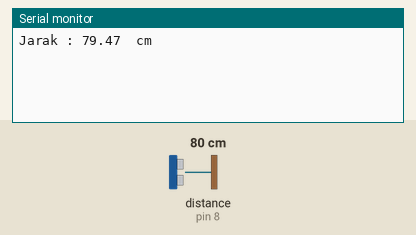
This sketch was run on a simulated Arduino Uno, built with avr-gcc and run on an emulated ATmega328P. Parts: the last lines printed to the serial monitor. Wiring (inferred from the names in the program): ultrasonic range finder: trigger pin 7; echo pin 8. The test bench sets the inputs (shaded band); at power-on: distance to the obstacle (sensor on pin 8) 80 cm. The echo pulse lasts 58.3 µs per cm.

Above: at 1.2 s.
1.3 s: distance to the obstacle (sensor on pin 8) set to 2 cm
At 2.7 s:
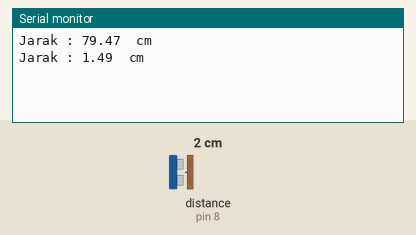
2.8 s: distance to the obstacle (sensor on pin 8) set to 4 cm
At 5.2 s:
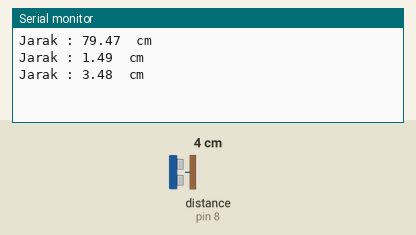
Timing chart, 0 to 6.7 s (numbered marks = the images above; inputs shaded):
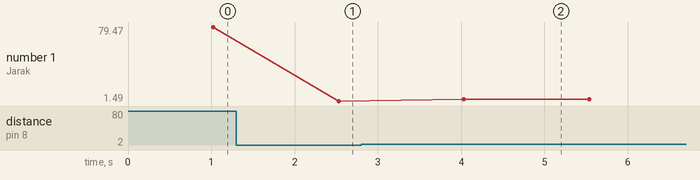

Measured:
- after the input at 1.3 s, the serial monitor: prints a new line after 1.2 s (image 1)
- after the input at 2.8 s, the serial monitor: prints a new line after 1.2 s (image 2)
- plotted number 1: 79.47 → 1.49 after the input at 1.3 s, 1.49 → 3.48 after the input at 2.8 s

The sketch:

jarak.ino
```cpp
const int trigPin = 7; // pin to send sound
const int echoPin = 8; // pin to receive sound
const int jmlLoop = 5;

float duration, // durasi perjalanan pulang pergi
      distance; // jarak dalam cm

void setup() {
  pinMode(trigPin, OUTPUT); // siapkan port
  pinMode(echoPin, INPUT);
  Serial.begin(9600); // siapkan console
}

void loop()
{ // loop()

int i=0;
duration = 0;

while (i++ < jmlLoop)
{ // while
//   penghitungan diulang sebanyak jmlLooop
//   lalu diambil rata2 untuk mendapatkan akurasi yg baik

   digitalWrite(trigPin, LOW); //matikan dulu untuk memastikan bersih
   delayMicroseconds(2); // delay dulu
   digitalWrite(trigPin, HIGH); //menghidupkan, mengirim sinyal
   delayMicroseconds(10); //delay dulu setelah suara terkirim
   digitalWrite(trigPin, LOW); // matikan lagi agar tidak ada suara yang dikirim lagi
   duration += pulseIn(echoPin, HIGH) - 12; //menerima hasil suara yg dipantulkan (12 standart device)
   delay (200);
} // while

 duration = duration / jmlLoop;
 distance = (duration*.0343)/2; // .0343 adalah kecepatan suara cm  per mili detik (2 karena dihitung berangkat&kembalinya suara)
 Serial.print("Jarak : ");
 Serial.print(distance); // dalam centi meter
 Serial.println ("  cm");

 delay(500);
} // loop()
```
